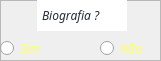
      <widget class="QFrame" name="frame_28">
       <property name="geometry">
        <rect>
         <x>520</x>
         <y>170</y>
         <width>161</width>
         <height>61</height>
        </rect>
       </property>
       <property name="frameShape">
        <enum>QFrame::StyledPanel</enum>
       </property>
       <property name="frameShadow">
        <enum>QFrame::Raised</enum>
       </property>
       <widget class="QLabel" name="label_29">
        <property name="geometry">
         <rect>
          <x>37</x>
          <y>0</y>
          <width>90</width>
          <height>31</height>
         </rect>
        </property>
        <property name="font">
         <font>
          <family>Cocogoose Pro</family>
          <pointsize>9</pointsize>
          <italic>true</italic>
         </font>
        </property>
        <property name="styleSheet">
         <string notr="true">color: rgb(35,45,55);
background-color: rgb(255, 255, 255);</string>
        </property>
        <property name="text">
         <string>Biografia ?</string>
        </property>
        <property name="indent">
         <number>5</number>
        </property>
       </widget>
       <widget class="QRadioButton" name="radBioNao_2">
        <property name="geometry">
         <rect>
          <x>100</x>
          <y>40</y>
          <width>61</width>
          <height>16</height>
         </rect>
        </property>
        <property name="font">
         <font>
          <family>Cocogoose Pro</family>
          <pointsize>9</pointsize>
          <italic>true</italic>
          <underline>false</underline>
          <stylestrategy>PreferDefault</stylestrategy>
         </font>
        </property>
        <property name="layoutDirection">
         <enum>Qt::LeftToRight</enum>
        </property>
        <property name="autoFillBackground">
         <bool>false</bool>
        </property>
        <property name="styleSheet">
         <string notr="true">color: rgb(255, 255, 100);</string>
        </property>
        <property name="text">
         <string>Não</string>
        </property>
       </widget>
       <widget class="QRadioButton" name="radBioSim_2">
        <property name="geometry">
         <rect>
          <x>0</x>
          <y>40</y>
          <width>71</width>
          <height>16</height>
         </rect>
        </property>
        <property name="font">
         <font>
          <family>Cocogoose Pro</family>
          <pointsize>9</pointsize>
          <italic>true</italic>
          <underline>false</underline>
          <stylestrategy>PreferDefault</stylestrategy>
         </font>
        </property>
        <property name="layoutDirection">
         <enum>Qt::LeftToRight</enum>
        </property>
        <property name="autoFillBackground">
         <bool>false</bool>
        </property>
        <property name="styleSheet">
         <string notr="true">color: rgb(255, 255, 100);</string>
        </property>
        <property name="text">
         <string>Sim</string>
        </property>
       </widget>
      </widget>
